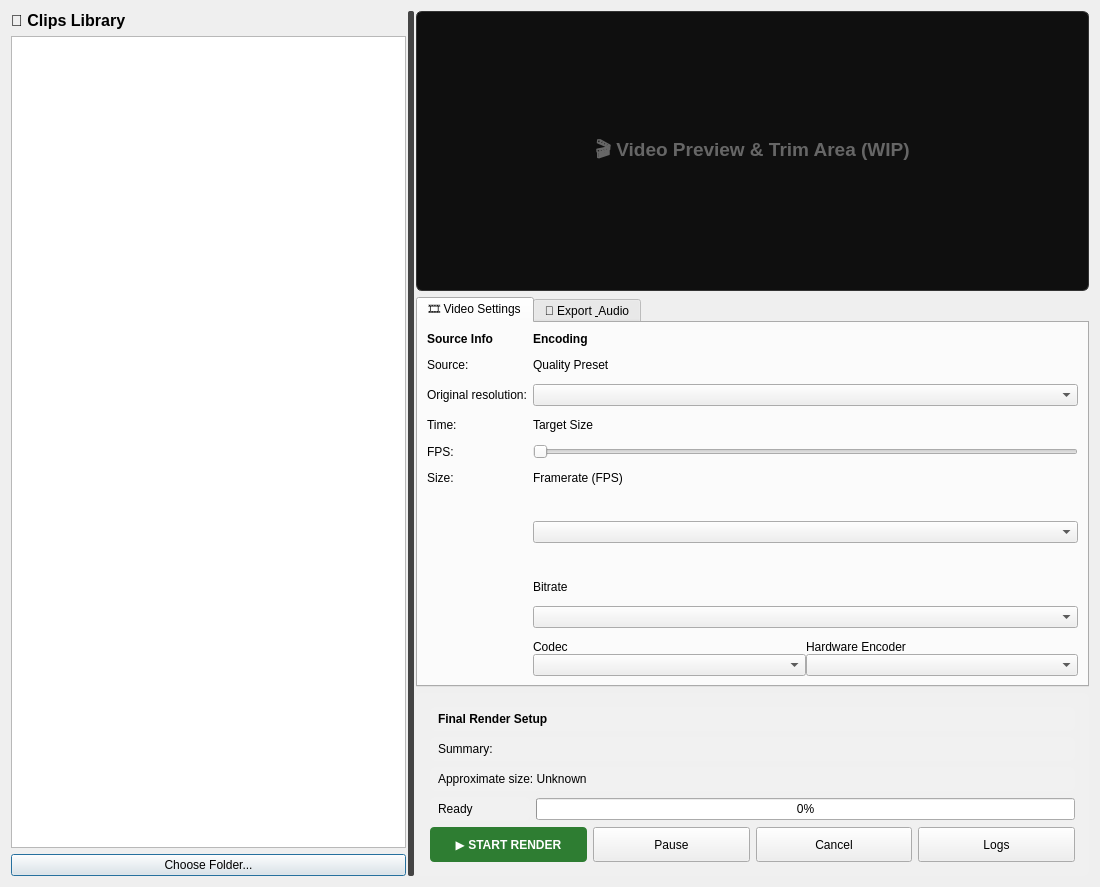
<?xml version="1.0" encoding="UTF-8"?>
<ui version="4.0">
 <class>Dialog</class>
 <widget class="QDialog" name="Dialog">
  <property name="geometry">
   <rect>
    <x>0</x>
    <y>0</y>
    <width>1100</width>
    <height>887</height>
   </rect>
  </property>
  <property name="windowTitle">
   <string>Steempeg v7</string>
  </property>
  <layout class="QHBoxLayout" name="horizontalLayout_main">
   <item>
    <widget class="QSplitter" name="main_splitter">
     <property name="styleSheet">
      <string>QSplitter::handle { background-color: #444; margin: 0px 2px; border-radius: 2px; } QSplitter::handle:hover { background-color: #666; }</string>
     </property>
     <property name="orientation">
      <enum>Qt::Orientation::Horizontal</enum>
     </property>
     <property name="handleWidth">
      <number>6</number>
     </property>
     <widget class="QWidget" name="left_panel" native="true">
      <layout class="QVBoxLayout" name="verticalLayout_left">
       <property name="leftMargin">
        <number>0</number>
       </property>
       <property name="topMargin">
        <number>0</number>
       </property>
       <property name="bottomMargin">
        <number>0</number>
       </property>
       <item>
        <widget class="QLabel" name="label_13">
         <property name="font">
          <font>
           <pointsize>12</pointsize>
           <bold>true</bold>
          </font>
         </property>
         <property name="text">
          <string>📁 Clips Library</string>
         </property>
        </widget>
       </item>
       <item>
        <widget class="QTableWidget" name="table_clips"/>
       </item>
       <item>
        <widget class="QPushButton" name="btn_browse">
         <property name="text">
          <string>Choose Folder...</string>
         </property>
        </widget>
       </item>
      </layout>
     </widget>
     <widget class="QWidget" name="right_panel" native="true">
      <layout class="QVBoxLayout" name="verticalLayout_right">
       <property name="topMargin">
        <number>0</number>
       </property>
       <property name="rightMargin">
        <number>0</number>
       </property>
       <property name="bottomMargin">
        <number>0</number>
       </property>
       <item>
        <widget class="QLabel" name="label_video_preview">
         <property name="minimumSize">
          <size>
           <width>0</width>
           <height>280</height>
          </size>
         </property>
         <property name="font">
          <font>
           <pointsize>14</pointsize>
           <bold>true</bold>
          </font>
         </property>
         <property name="styleSheet">
          <string>background-color: #0f0f0f; color: #666; border: 1px solid #333; border-radius: 6px;</string>
         </property>
         <property name="text">
          <string>🎬 Video Preview &amp; Trim Area (WIP)</string>
         </property>
         <property name="alignment">
          <set>Qt::AlignmentFlag::AlignCenter</set>
         </property>
        </widget>
       </item>
       <item>
        <widget class="QTabWidget" name="settings_tabs">
         <property name="currentIndex">
          <number>0</number>
         </property>
         <widget class="QWidget" name="tab_video">
          <attribute name="title">
           <string>🎞 Video Settings</string>
          </attribute>
          <layout class="QGridLayout" name="gridLayout_video">
           <property name="verticalSpacing">
            <number>12</number>
           </property>
           <item row="0" column="0">
            <widget class="QLabel" name="label_7">
             <property name="font">
              <font>
               <bold>true</bold>
              </font>
             </property>
             <property name="text">
              <string>Source Info</string>
             </property>
            </widget>
           </item>
           <item row="1" column="0">
            <widget class="QLabel" name="source_label">
             <property name="text">
              <string>Source:</string>
             </property>
            </widget>
           </item>
           <item row="2" column="0">
            <widget class="QLabel" name="orig_res_label">
             <property name="text">
              <string>Original resolution:</string>
             </property>
            </widget>
           </item>
           <item row="3" column="0">
            <widget class="QLabel" name="label_duration">
             <property name="text">
              <string>Time:</string>
             </property>
            </widget>
           </item>
           <item row="4" column="0">
            <widget class="QLabel" name="label_fps">
             <property name="text">
              <string>FPS:</string>
             </property>
            </widget>
           </item>
           <item row="5" column="0">
            <widget class="QLabel" name="label_size">
             <property name="text">
              <string>Size:</string>
             </property>
            </widget>
           </item>
           <item row="6" column="0">
            <spacer name="verticalSpacer1">
             <property name="orientation">
              <enum>Qt::Orientation::Vertical</enum>
             </property>
             <property name="sizeHint" stdset="0">
              <size>
               <width>0</width>
               <height>0</height>
              </size>
             </property>
            </spacer>
           </item>
           <item row="0" column="1">
            <widget class="QLabel" name="label_8">
             <property name="font">
              <font>
               <bold>true</bold>
              </font>
             </property>
             <property name="text">
              <string>Encoding</string>
             </property>
            </widget>
           </item>
           <item row="1" column="1">
            <widget class="QLabel" name="label_2">
             <property name="text">
              <string>Quality Preset</string>
             </property>
            </widget>
           </item>
           <item row="2" column="1">
            <widget class="QComboBox" name="combo_quality"/>
           </item>
           <item row="3" column="1">
            <widget class="QLabel" name="label_target_size">
             <property name="text">
              <string>Target Size</string>
             </property>
            </widget>
           </item>
           <item row="4" column="1">
            <widget class="QSlider" name="size_slider">
             <property name="orientation">
              <enum>Qt::Orientation::Horizontal</enum>
             </property>
            </widget>
           </item>
           <item row="5" column="1">
            <widget class="QLabel" name="label_5">
             <property name="text">
              <string>Framerate (FPS)</string>
             </property>
            </widget>
           </item>
           <item row="6" column="1">
            <widget class="QComboBox" name="combo_fps"/>
           </item>
           <item row="7" column="1">
            <widget class="QLabel" name="label_4">
             <property name="text">
              <string>Bitrate</string>
             </property>
            </widget>
           </item>
           <item row="8" column="1">
            <widget class="QComboBox" name="combo_bitrate"/>
           </item>
           <item row="9" column="1">
            <layout class="QHBoxLayout" name="horizontalLayout_codecs">
             <item>
              <layout class="QVBoxLayout">
               <item>
                <widget class="QLabel" name="label_14">
                 <property name="text">
                  <string>Codec</string>
                 </property>
                </widget>
               </item>
               <item>
                <widget class="QComboBox" name="combo_codec"/>
               </item>
              </layout>
             </item>
             <item>
              <layout class="QVBoxLayout">
               <item>
                <widget class="QLabel" name="label_6">
                 <property name="text">
                  <string>Hardware Encoder</string>
                 </property>
                </widget>
               </item>
               <item>
                <widget class="QComboBox" name="combo_encoder"/>
               </item>
              </layout>
             </item>
            </layout>
           </item>
          </layout>
         </widget>
         <widget class="QWidget" name="tab_export">
          <attribute name="title">
           <string>💾 Export &amp; Audio</string>
          </attribute>
          <layout class="QVBoxLayout" name="verticalLayout_export">
           <item>
            <widget class="QLabel" name="label_10">
             <property name="text">
              <string>Output File Name</string>
             </property>
            </widget>
           </item>
           <item>
            <widget class="QLineEdit" name="input_filename"/>
           </item>
           <item>
            <widget class="QPushButton" name="destination_button">
             <property name="text">
              <string>Choose Destination Folder</string>
             </property>
            </widget>
           </item>
           <item>
            <widget class="QLabel" name="label_location">
             <property name="text">
              <string>Rendered video location:</string>
             </property>
            </widget>
           </item>
           <item>
            <spacer name="verticalSpacer2">
             <property name="orientation">
              <enum>Qt::Orientation::Vertical</enum>
             </property>
             <property name="sizeHint" stdset="0">
              <size>
               <width>0</width>
               <height>0</height>
              </size>
             </property>
            </spacer>
           </item>
          </layout>
         </widget>
        </widget>
       </item>
       <item>
        <widget class="QFrame" name="frame_status">
         <property name="styleSheet">
          <string>QFrame { background-color: rgba(255, 255, 255, 0.05); border-radius: 6px; padding: 5px; }</string>
         </property>
         <property name="frameShape">
          <enum>QFrame::Shape::StyledPanel</enum>
         </property>
         <layout class="QVBoxLayout" name="verticalLayout_status">
          <item>
           <widget class="QLabel" name="label_11">
            <property name="font">
             <font>
              <bold>true</bold>
             </font>
            </property>
            <property name="text">
             <string>Final Render Setup</string>
            </property>
           </widget>
          </item>
          <item>
           <widget class="QLabel" name="label_summary">
            <property name="text">
             <string>Summary:</string>
            </property>
           </widget>
          </item>
          <item>
           <widget class="QLabel" name="label_approx_size">
            <property name="text">
             <string>Approximate size: Unknown</string>
            </property>
           </widget>
          </item>
          <item>
           <layout class="QHBoxLayout" name="horizontalLayout_progress">
            <item>
             <widget class="QLabel" name="label_status">
              <property name="minimumSize">
               <size>
                <width>100</width>
                <height>0</height>
               </size>
              </property>
              <property name="text">
               <string>Ready</string>
              </property>
             </widget>
            </item>
            <item>
             <widget class="QProgressBar" name="progress_render">
              <property name="value">
               <number>0</number>
              </property>
             </widget>
            </item>
           </layout>
          </item>
          <item>
           <layout class="QHBoxLayout" name="horizontalLayout_buttons">
            <item>
             <widget class="QPushButton" name="btn_start">
              <property name="minimumSize">
               <size>
                <width>150</width>
                <height>35</height>
               </size>
              </property>
              <property name="styleSheet">
               <string>background-color: #2e7d32; color: white; font-weight: bold; border-radius: 4px;</string>
              </property>
              <property name="text">
               <string>▶ START RENDER</string>
              </property>
             </widget>
            </item>
            <item>
             <widget class="QPushButton" name="btn_pause">
              <property name="minimumSize">
               <size>
                <width>0</width>
                <height>35</height>
               </size>
              </property>
              <property name="text">
               <string>Pause</string>
              </property>
             </widget>
            </item>
            <item>
             <widget class="QPushButton" name="btn_cancel">
              <property name="minimumSize">
               <size>
                <width>0</width>
                <height>35</height>
               </size>
              </property>
              <property name="text">
               <string>Cancel</string>
              </property>
             </widget>
            </item>
            <item>
             <widget class="QPushButton" name="btn_logs">
              <property name="minimumSize">
               <size>
                <width>0</width>
                <height>35</height>
               </size>
              </property>
              <property name="text">
               <string>Logs</string>
              </property>
             </widget>
            </item>
           </layout>
          </item>
         </layout>
        </widget>
       </item>
      </layout>
     </widget>
    </widget>
   </item>
  </layout>
 </widget>
 <resources/>
 <connections/>
</ui>
